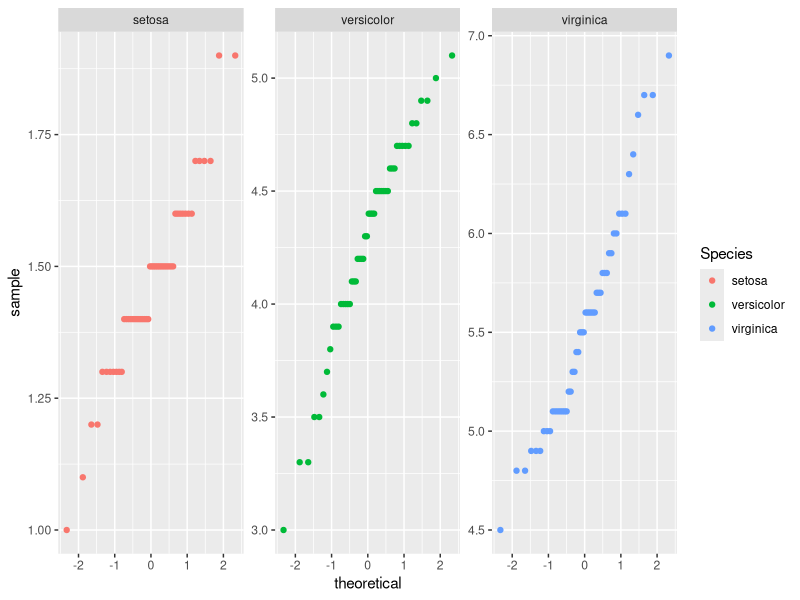
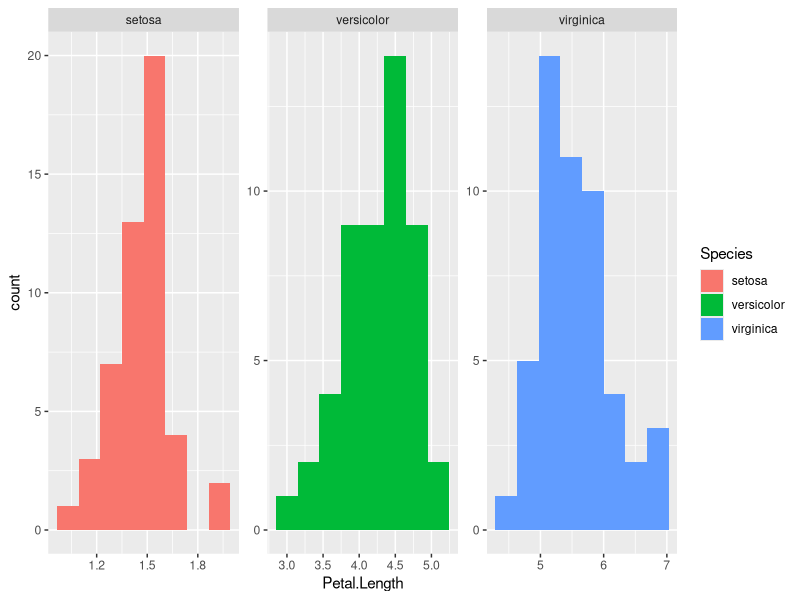
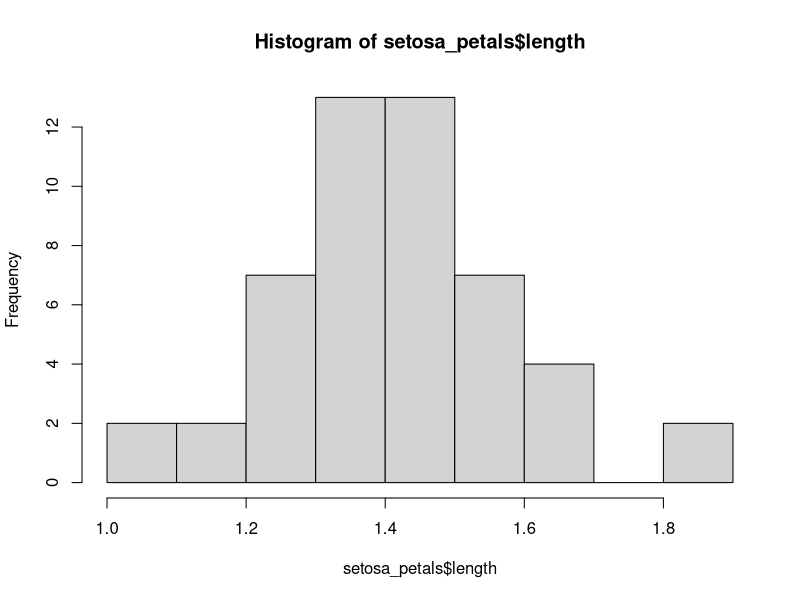
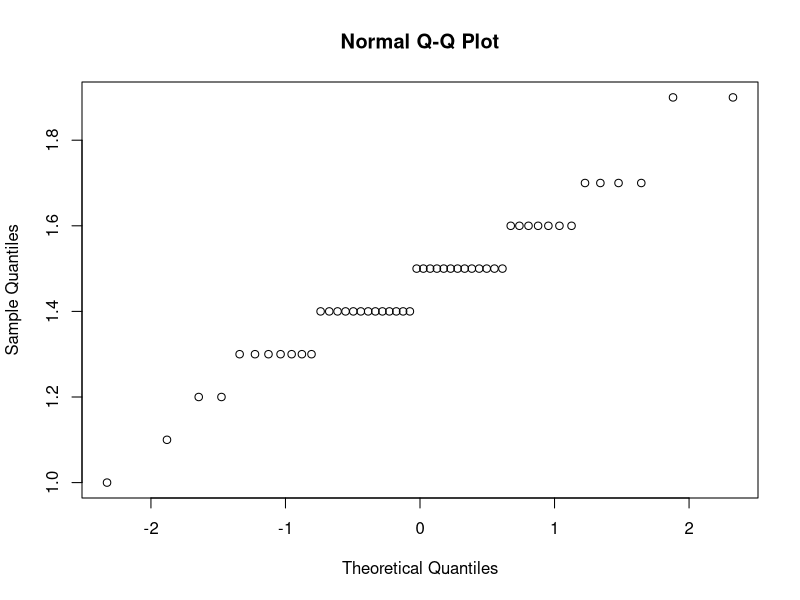
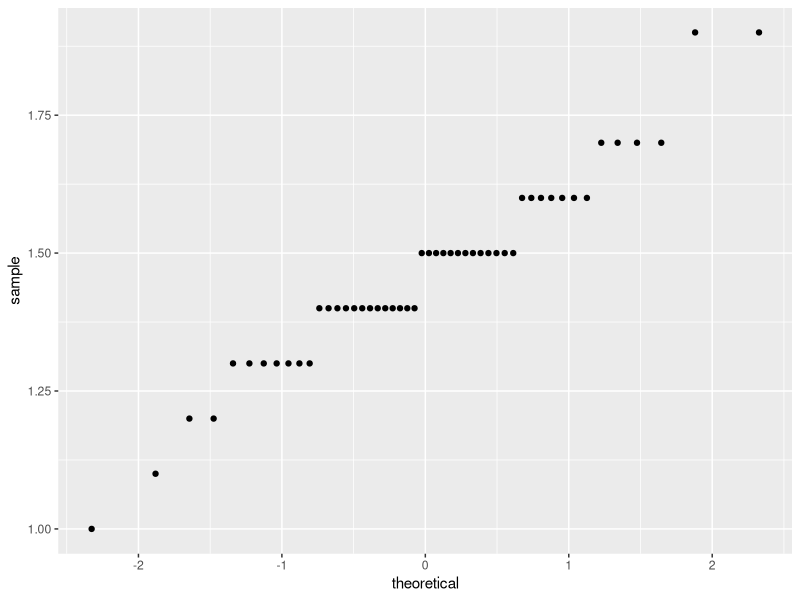
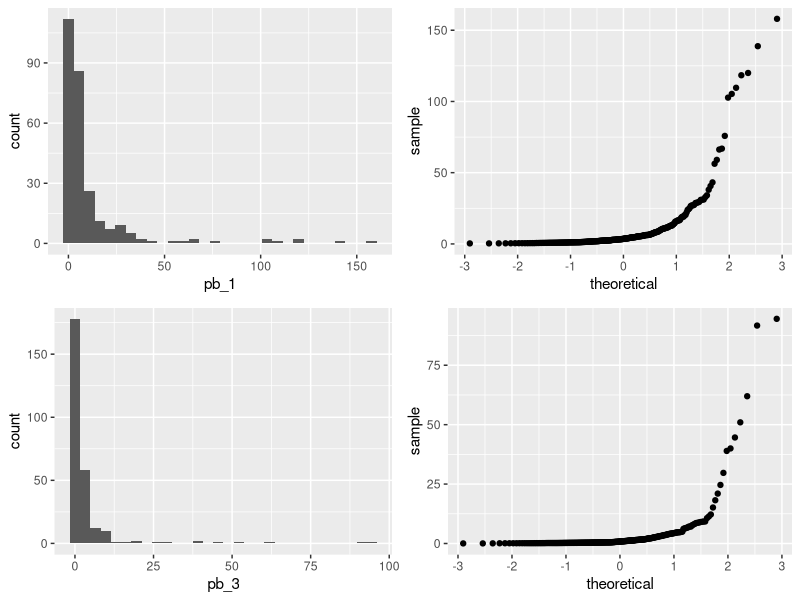

These figures' R source, in order:
## ---- chunk 1
knitr::opts_chunk$set(echo = TRUE)


## ---- chunk 2

library(tidyverse)
library(ggpubr)

flint <- read_csv("flint.csv")

## ---- chunk 3


cat_mean <- 9.2
cat_sd <- 1.4

less_8 <- pnorm(8, 
                mean = cat_mean,
                sd = cat_sd)

more_10 <- pnorm(10,
                 mean = cat_mean,
                 sd = cat_sd, 
                 lower.tail = FALSE)

between_9_10 <- pnorm(11, mean = cat_mean, sd = cat_sd) -
  pnorm(8, mean = cat_mean, sd = cat_sd)
## ---- chunk 4

perc_90 <- qnorm(0.9,
                 mean = cat_mean,
                 sd = cat_sd)

perc_30 <- qnorm(.3, 
                 mean = cat_mean,
                 sd = cat_sd)
## ---- chunk 5


ggplot(iris, aes(sample = Petal.Length)) +
  geom_qq(aes(color = Species)) +
  facet_wrap(~ Species, scale = "free")


ggplot(iris, aes(x = Petal.Length)) +
  geom_histogram(aes(fill = Species), bins = 8) +
  facet_wrap(~Species, scale = "free")

## ---- chunk 6

setosa_petals <- iris %>% 
  filter(Species == "setosa") %>% 
  select(Petal.Length) %>% 
  rename(length = Petal.Length)
## ---- chunk 7

hist(setosa_petals$length)
qqnorm(setosa_petals$length)


ggplot(setosa_petals, aes(sample = length)) +
  geom_qq()

mean_pl <- mean(setosa_petals$length)
sd_pl <- sd(setosa_petals$length)
## ---- chunk 8


setosa_ci <- t.test(setosa_petals$length)
setosa_ci

# 95 percent confidence interval:
#  1.412645 1.511355
# "Mean setosa petal length (n = 50) is 1.46 cm, with a 95% confidence interval of [1.41, 1.51] cm." 

# What if we wanted to find an 80% confidence interval?

setosa_ci_80 <- t.test(setosa_petals$length, conf.level = 0.8)
setosa_ci_80
## ---- chunk 9

tpetal <- t.test(setosa_petals$length, mu = 1.5) # p = 0.12 (p > 0.05)

# There is insufficient evidence to reject the claim that mean setosa iris petal length is 1.5 cm (t(49) = -1.55, p = 0.13)
## ---- chunk 10

tpetal_lower <- t.test(setosa_petals$length, mu = 1.6, alternative = "less") # p 4.5e-07 ( p < 0.05)

# If the true mean is 1.6cm, there is only a probability of 4.5x10^-7^ that a sample (n = 50) drawn from that population would have a mean of OUR sample mean (1.462cm) or less by random chance...it's more likely that the claim is wrong, and that the true mean is actually lower. 

# Based on our sample (mean = 1.46, n = 50), we conclude that the mean petal length for setosa irises is lower than the claim of 1.6 cm (t(49) = -5.6, p < 0.001).


## ---- chunk 11


pb <- flint %>% 
  select(pb_1, pb_3)

summary(pb)

pb1hist <- ggplot(pb, aes(x = pb_1)) +
  geom_histogram()

pb1qq <- ggplot(pb, aes(sample = pb_1)) +
  geom_qq()

pb3hist <- ggplot(pb, aes(x = pb_3)) +
  geom_histogram()

pb3qq <- ggplot(pb, aes(sample = pb_3)) +
  geom_qq()

ggarrange(pb1hist, pb1qq, pb3hist, pb3qq)
## ---- chunk 12

flint_t <- t.test(pb$pb_1, pb$pb_3, alternative = "greater",
                  paired = TRUE)
flint_t  # p = 3.946e-10 (p < 0.05)

# (t(270) = 6.3748 , p < 0.001)

#Are lead concentrations significantly reduced post-flushing? YES...by a LOT. Post-flushing Pb concentrations are significantly lower than pre-flushing concentrations.



